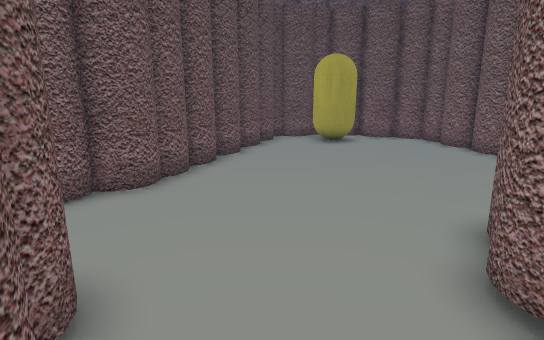
view 1 (above)

16 first-person views from a walk through a scene from a Unity 3-D project. The camera is 1.2 m above the floor, tilts 14° down and sees 80° across. The floor is counted in squares, 0.5 m on a side. Each view is taken from the middle of a square. On the plan, view 1 faces up. The plan holds only what a view shows up to about 20 squares ahead; the rest is blank. The place goes on beyond the plan. The player character is not drawn.

view 2
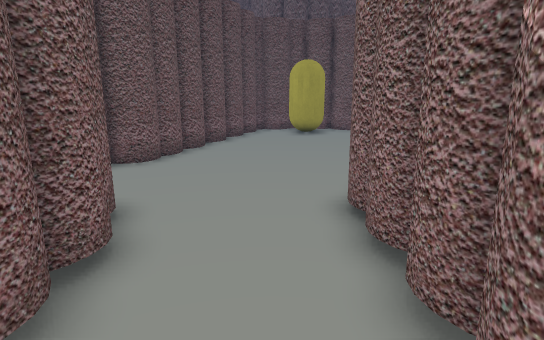

view 3
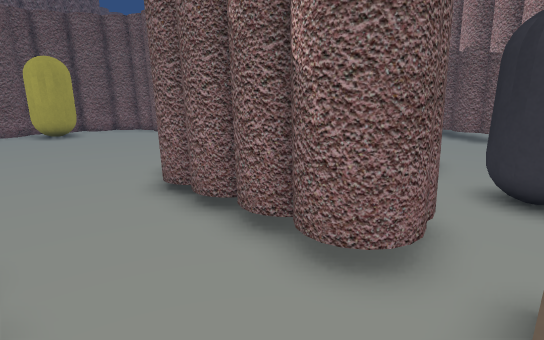

view 4
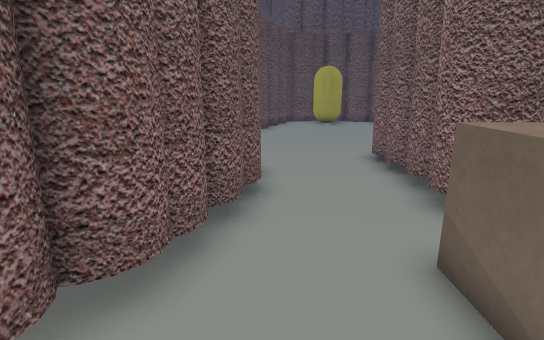

view 5
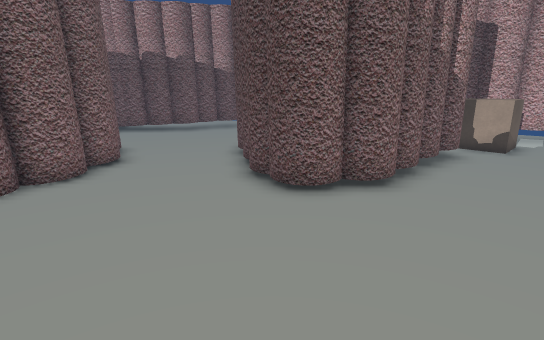

view 6
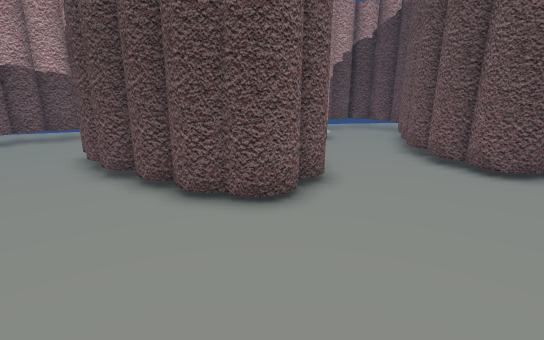

view 7
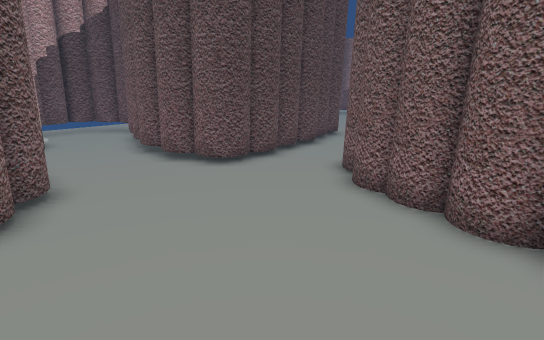

view 8
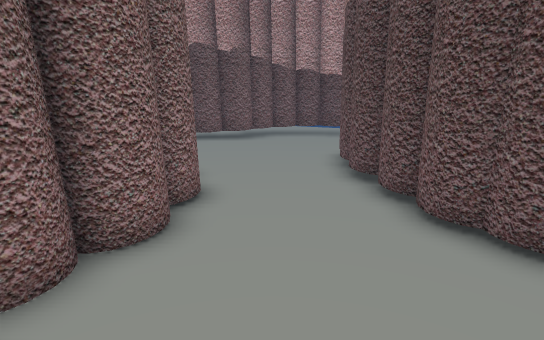

view 9
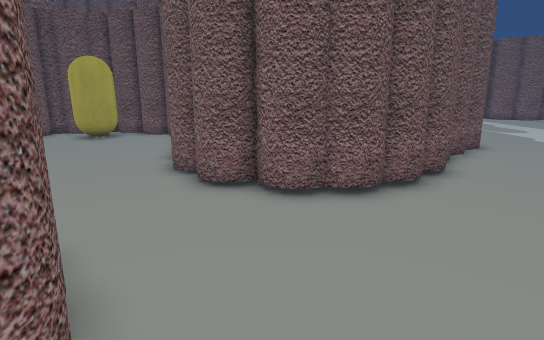

view 10
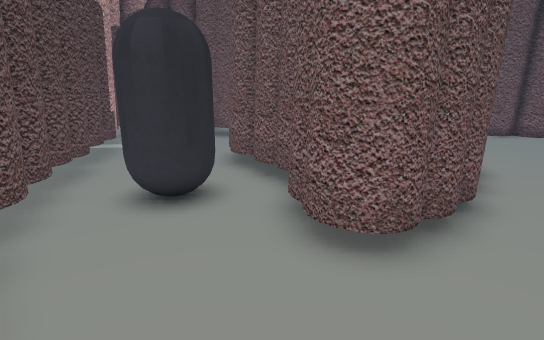

view 11
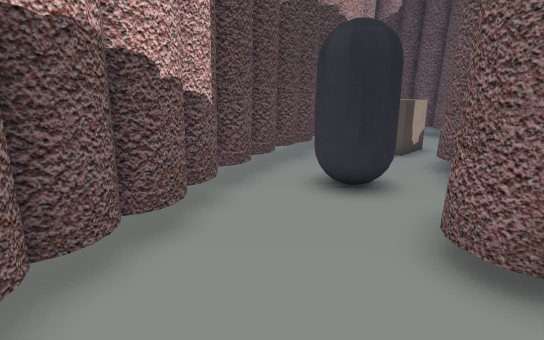

view 12
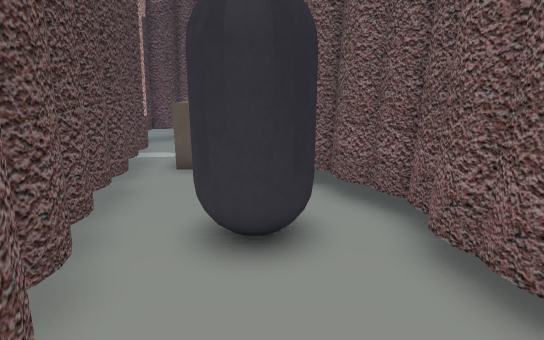

view 13
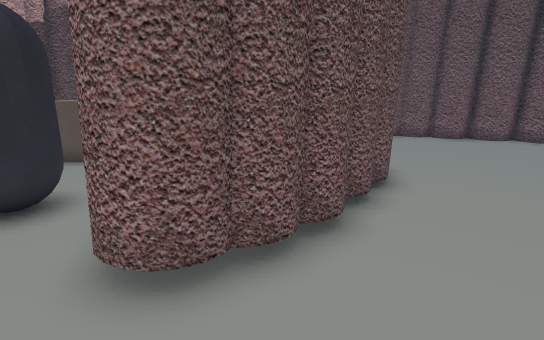

view 14
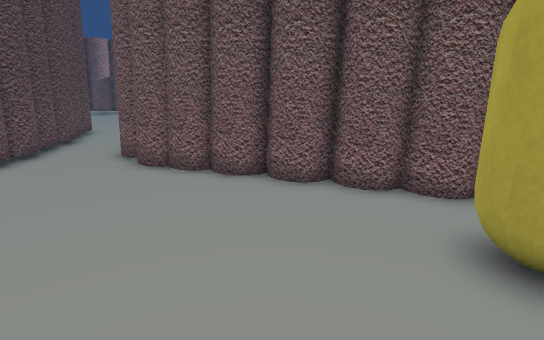

view 15
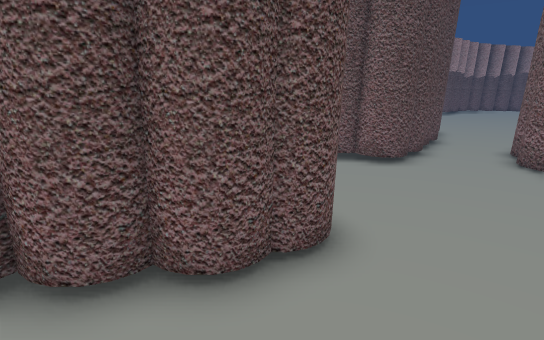

view 16
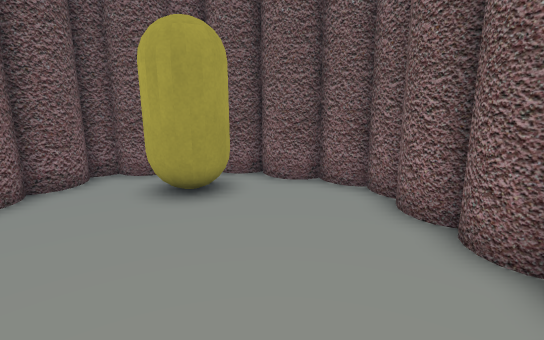

### Floor plan
Key: @ floor where view 1 was taken; # wall or solid block; . floor; = window, fence, low wall or low ledge; C yellow capsule; G grey capsule; U cube.
Columns run from 8 left of view 1 to 18 right of it. Each row starts with its distance up from view 1.
 18           ####
 17         ### ####
 16        ##.CCC..##
 15        #..CCC...#
 14       ##........#
 13       ##........#
 12       #.........#
 11      ##.........##
 10      #...........#       ##
  9      #...........##      #.
  8     ##............#     ##.
  7    ##.............#######..
  6  ###................###....
  5 ...........####............
  4 ...###.....#  ###..........
  3 #######....#    ##........#
  2       #....#     ##......##
  1       ##...#     ###.....#
  0       ##@.##   #####....##
 -1       ##..########......#
 -2       #...####=GG......##
 -3       #....#= .GGG....##
 -4      ##..UUU... GG..###
 -5      #...UUU.... ####
 -6      #...U U #####
 -7      #....####
 -8      ##.###
 -9       ###

Where each view was taken, in squares from view 1:
view 1: 0 up, 0 right, facing up
view 2: 3 down, 1 right, facing up
view 3: 4 down, 1 left, facing up-right
view 4: 8 down, 1 left, facing up
view 5: 11 up, 1 left, facing down-right
view 6: 12 up, 4 right, facing down
view 7: 12 up, 4 right, facing down-left
view 8: 11 up, 4 right, facing down-right
view 9: 1 down, 12 right, facing up
view 10: 1 down, 15 right, facing left
view 11: 1 up, 15 right, facing down-left
view 12: 3 down, 13 right, facing left
view 13: 2 up, 14 right, facing left
view 14: 12 up, 7 right, facing left
view 15: 8 up, 8 right, facing down-left
view 16: 8 up, 5 right, facing up
